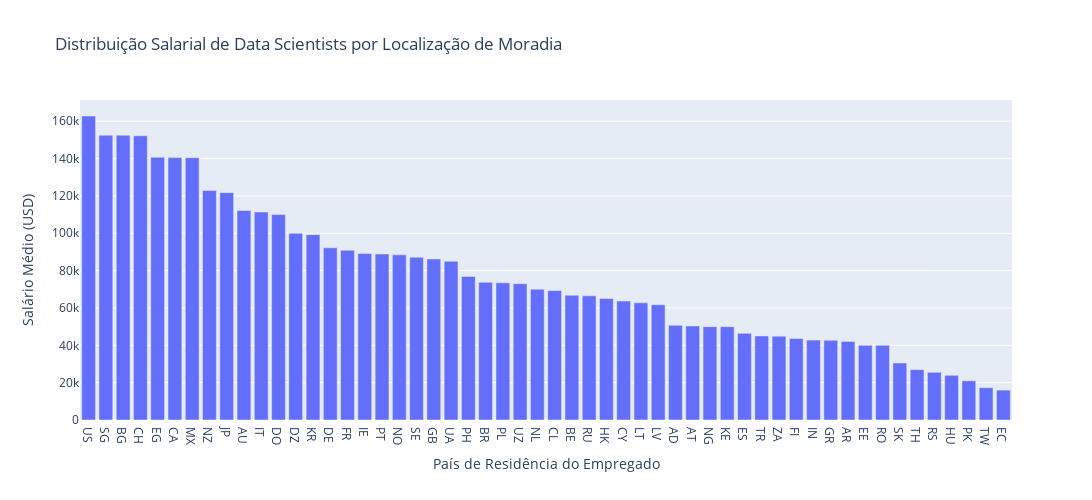

Source (notebook cell):
### Markdown cell above
### Usando gráfico interativo

### Code cell
media_salario_loc = data_scientist.groupby('residencia_empregado')['salario_em_usd'].mean().sort_values(ascending=False).reset_index()

fig = px.bar(media_salario_loc,
             x='residencia_empregado',
             y='salario_em_usd',
             title='Distribuição Salarial de Data Scientists por Localização de Moradia',
             labels={'residencia_empregado': 'País de Residência do Empregado', 'salario_em_usd': 'Salário Médio (USD)'},
             width=1500,
             height=500,)

fig.show()

### Figure 1 — Plotly figure (JSON) as saved in the notebook; plotly's stock layout.template omitted (floating-point values rounded to 4 significant figures)
{"data": [{"hovertemplate": "País de Residência do Empregado=%{x}<br>Salário Médio (USD)=%{y}<extra></extra>", "legendgroup": "", "marker": {"color": "#636efa", "pattern": {"shape": ""}}, "name": "", "orientation": "v", "showlegend": false, "textposition": "auto", "type": "bar", "x": ["US", "SG", "BG", "CH", "EG", "CA", "MX", "NZ", "JP", "AU", "IT", "DO", "DZ", "KR", "DE", "FR", "IE", "PT", "NO", "SE", "GB", "UA", "PH", "BR", "PL", "UZ", "NL", "CL", "BE", "RU", "HK", "CY", "LT", "LV", "AD", "AT", "NG", "KE", "ES", "TR", "ZA", "FI", "IN", "GR", "AR", "EE", "RO", "SK", "TH", "RS", "HU", "PK", "TW", "EC"], "xaxis": "x", "y": [162800.0, 152500.0, 152500.0, 152300.0, 140700.0, 140500.0, 140500.0, 122900.0, 121800.0, 112200.0, 111400.0, 110000.0, 100000.0, 99270.0, 92250.0, 90880.0, 89150.0, 88890.0, 88460.0, 87160.0, 86260.0, 85000.0, 76860.0, 73720.0, 73470.0, 73000.0, 70070.0, 69350.0, 66790.0, 66500.0, 65060.0, 63700.0, 62760.0, 61690.0, 50740.0, 50340.0, 50000.0, 50000.0, 46420.0, 45020.0, 44870.0, 43610.0, 42780.0, 42680.0, 42000.0, 40000.0, 39990.0, 30520.0, 26960.0, 25530.0, 23940.0, 21000.0, 17280.0, 16000.0], "yaxis": "y"}], "layout": {"barmode": "relative", "height": 500, "legend": {"tracegroupgap": 0}, "title": {"text": "Distribuição Salarial de Data Scientists por Localização de Moradia"}, "width": 1500, "xaxis": {"anchor": "y", "domain": [0, 1], "title": {"text": "País de Residência do Empregado"}}, "yaxis": {"anchor": "x", "domain": [0, 1], "title": {"text": "Salário Médio (USD)"}}}}
